Frame 1 (no input): blank canvas, image omitted
Frame 60 (no input): blank canvas, image omitted
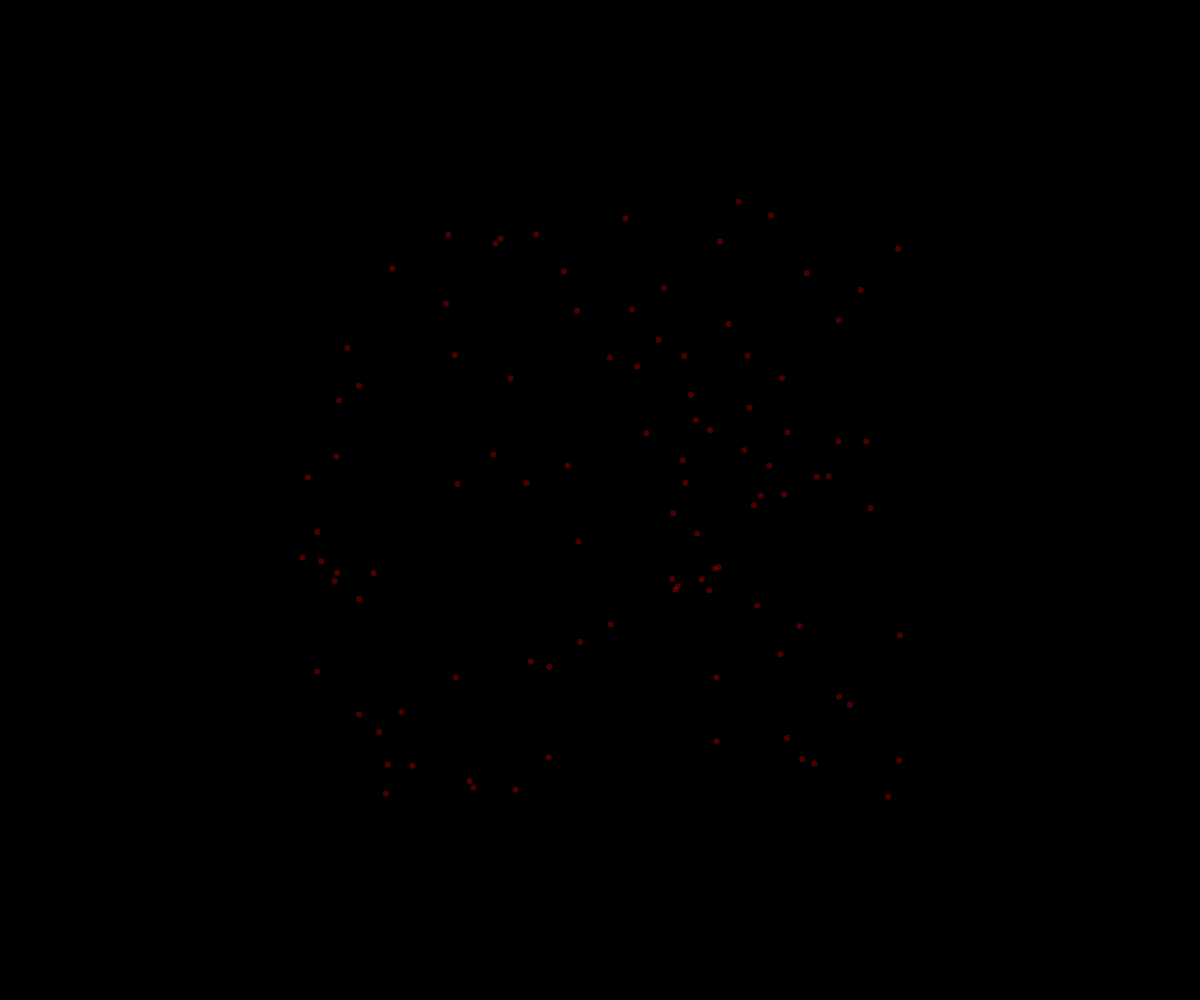
Frame 120 (the mouse pressed at the canvas centre since frame 60)

The p5.js sketch whose frames 1 and 60 were blank and that drew this single picture after the mouse press (run headless with seeded random() and noise() and a simulated clock; from frame 60 on, the mouse is pressed at the canvas centre):

// p5.js sketch
// ── sketch.js
// fireworks oop demo

class Particle {
  constructor(x, y) {
    this.x = x;
    this.y = y;
    this.dx = random(-5, 5);
    this.dy = random(-5, 5);
    this.radius = 3;
    this.r  = 255; 
    this.g = 0;
    this.b = 0;
    this.opacity = 255;
  }

  display() {
    noStroke();
    fill(this.r, this.g, this.b, this.opacity);
    circle(this.x, this.y, this.radius*2);
  }

  update () {
    this.x += this.dx;
    this.y += this.dy;
    
    // fade away over time
    this.opacity -= 3;
  }

  isDead() {
    return this.opacity <= 0;
  }
}

const FIREWORK_PARTICLE_COUNT = 100;
let theFireworks = [];

function setup() {
  createCanvas(windowWidth, windowHeight);
}

function draw() {
  background(0);

  for (let firework of theFireworks) {
    if (firework.isDead()) {
      // KILL IT
      let index = theFireworks.indexOf(firework);
      theFireworks.splice(index, 1);
    }
    else {
      firework.update();
      firework.display();
    }
  }
}

function mousePressed() {
  for (let i = 0; i < FIREWORK_PARTICLE_COUNT; i++){
    let someFirework = new Particle(mouseX, mouseY);
    theFireworks.push(someFirework);
  }
}
